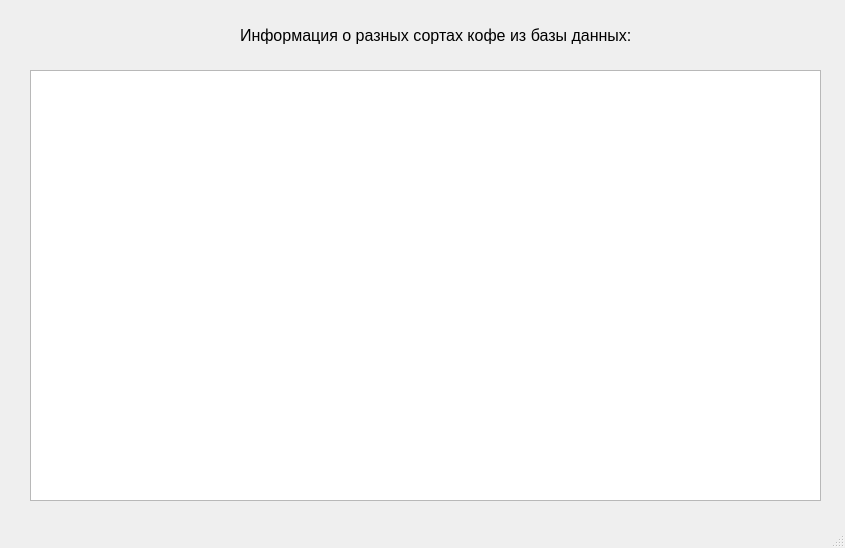
<?xml version="1.0" encoding="UTF-8"?>
<ui version="4.0">
 <class>MainWindow</class>
 <widget class="QMainWindow" name="MainWindow">
  <property name="geometry">
   <rect>
    <x>0</x>
    <y>0</y>
    <width>845</width>
    <height>548</height>
   </rect>
  </property>
  <property name="windowTitle">
   <string>MainWindow</string>
  </property>
  <widget class="QWidget" name="centralwidget">
   <widget class="QLabel" name="label">
    <property name="geometry">
     <rect>
      <x>240</x>
      <y>20</y>
      <width>391</width>
      <height>31</height>
     </rect>
    </property>
    <property name="font">
     <font>
      <pointsize>12</pointsize>
     </font>
    </property>
    <property name="text">
     <string>Информация о разных сортах кофе из базы данных:</string>
    </property>
   </widget>
   <widget class="QTableWidget" name="table">
    <property name="geometry">
     <rect>
      <x>30</x>
      <y>70</y>
      <width>791</width>
      <height>431</height>
     </rect>
    </property>
    <attribute name="horizontalHeaderDefaultSectionSize">
     <number>110</number>
    </attribute>
   </widget>
  </widget>
  <widget class="QMenuBar" name="menubar">
   <property name="geometry">
    <rect>
     <x>0</x>
     <y>0</y>
     <width>845</width>
     <height>21</height>
    </rect>
   </property>
  </widget>
  <widget class="QStatusBar" name="statusbar"/>
 </widget>
 <resources/>
 <connections/>
</ui>
